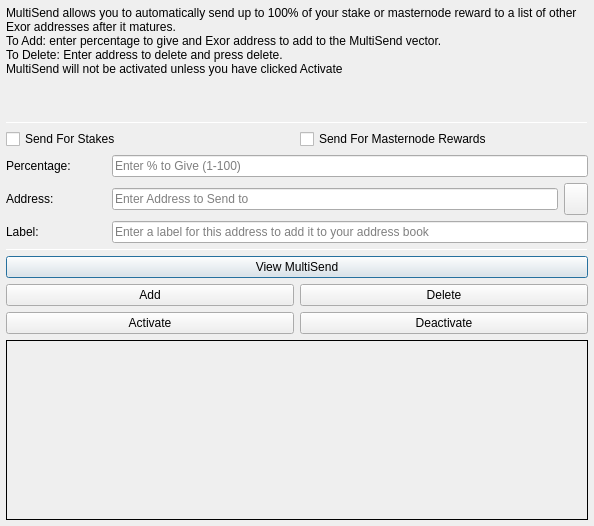
<?xml version="1.0" encoding="UTF-8"?>
<ui version="4.0">
 <class>MultiSendDialog</class>
 <widget class="QDialog" name="MultiSendDialog">
  <property name="windowModality">
   <enum>Qt::NonModal</enum>
  </property>
  <property name="geometry">
   <rect>
    <x>0</x>
    <y>0</y>
    <width>594</width>
    <height>526</height>
   </rect>
  </property>
  <property name="windowTitle">
   <string>MultiSend</string>
  </property>
  <layout class="QVBoxLayout" name="verticalLayout" stretch="0">
   <property name="leftMargin">
    <number>6</number>
   </property>
   <property name="topMargin">
    <number>6</number>
   </property>
   <property name="rightMargin">
    <number>6</number>
   </property>
   <property name="bottomMargin">
    <number>6</number>
   </property>
   <item>
    <layout class="QVBoxLayout" name="verticalLayout_Main" stretch="1,1,1,0,1,1,1">
     <item>
      <widget class="QLabel" name="label_2">
       <property name="lineWidth">
        <number>1</number>
       </property>
       <property name="text">
        <string>MultiSend allows you to automatically send up to 100% of your stake or masternode reward to a list of other Exor addresses after it matures.
To Add: enter percentage to give and Exor address to add to the MultiSend vector.
To Delete: Enter address to delete and press delete.
MultiSend will not be activated unless you have clicked Activate</string>
       </property>
       <property name="alignment">
        <set>Qt::AlignLeading|Qt::AlignLeft|Qt::AlignTop</set>
       </property>
       <property name="wordWrap">
        <bool>true</bool>
       </property>
      </widget>
     </item>
     <item>
      <widget class="Line" name="line">
       <property name="minimumSize">
        <size>
         <width>0</width>
         <height>1</height>
        </size>
       </property>
       <property name="maximumSize">
        <size>
         <width>16777215</width>
         <height>1</height>
        </size>
       </property>
       <property name="orientation">
        <enum>Qt::Horizontal</enum>
       </property>
      </widget>
     </item>
     <item>
      <layout class="QVBoxLayout" name="verticalLayout_Settings">
       <item>
        <layout class="QHBoxLayout" name="horizontalLayout">
         <item>
          <widget class="QCheckBox" name="multiSendStakeCheckBox">
           <property name="text">
            <string>Send For Stakes</string>
           </property>
          </widget>
         </item>
         <item>
          <widget class="QCheckBox" name="multiSendMasternodeCheckBox">
           <property name="text">
            <string>Send For Masternode Rewards</string>
           </property>
          </widget>
         </item>
        </layout>
       </item>
       <item>
        <layout class="QHBoxLayout" name="horizontalLayout_6">
         <item>
          <widget class="QLabel" name="label">
           <property name="minimumSize">
            <size>
             <width>100</width>
             <height>0</height>
            </size>
           </property>
           <property name="toolTip">
            <string>Percentage of stake to send</string>
           </property>
           <property name="text">
            <string>Percentage:</string>
           </property>
          </widget>
         </item>
         <item>
          <widget class="QLineEdit" name="multiSendPercentEdit">
           <property name="toolTip">
            <string>Enter whole numbers 1 - 100</string>
           </property>
           <property name="placeholderText">
            <string>Enter % to Give (1-100)</string>
           </property>
          </widget>
         </item>
        </layout>
       </item>
       <item>
        <layout class="QHBoxLayout" name="horizontalLayout_7">
         <item>
          <widget class="QLabel" name="label_5">
           <property name="minimumSize">
            <size>
             <width>100</width>
             <height>0</height>
            </size>
           </property>
           <property name="toolTip">
            <string>Address to send portion of stake to</string>
           </property>
           <property name="text">
            <string>Address:</string>
           </property>
          </widget>
         </item>
         <item>
          <widget class="QLineEdit" name="multiSendAddressEdit">
           <property name="toolTip">
            <string/>
           </property>
           <property name="placeholderText">
            <string>Enter Address to Send to</string>
           </property>
          </widget>
         </item>
         <item>
          <widget class="QToolButton" name="addressBookButton">
           <property name="maximumSize">
            <size>
             <width>16777215</width>
             <height>32</height>
            </size>
           </property>
           <property name="toolTip">
            <string>Choose an address from the address book</string>
           </property>
           <property name="text">
            <string/>
           </property>
           <property name="icon">
            <iconset resource="../exor.qrc">
             <normaloff>:/icons/address-book</normaloff>:/icons/address-book</iconset>
           </property>
           <property name="shortcut">
            <string>Alt+A</string>
           </property>
          </widget>
         </item>
        </layout>
       </item>
      </layout>
     </item>
     <item>
      <layout class="QHBoxLayout" name="horizontalLayout_3">
       <item>
        <widget class="QLabel" name="label_3">
         <property name="minimumSize">
          <size>
           <width>100</width>
           <height>0</height>
          </size>
         </property>
         <property name="text">
          <string>Label:</string>
         </property>
        </widget>
       </item>
       <item>
        <widget class="QLineEdit" name="labelAddressLabelEdit">
         <property name="placeholderText">
          <string>Enter a label for this address to add it to your address book</string>
         </property>
        </widget>
       </item>
      </layout>
     </item>
     <item>
      <widget class="Line" name="line_2">
       <property name="minimumSize">
        <size>
         <width>0</width>
         <height>1</height>
        </size>
       </property>
       <property name="maximumSize">
        <size>
         <width>16777215</width>
         <height>1</height>
        </size>
       </property>
       <property name="orientation">
        <enum>Qt::Horizontal</enum>
       </property>
      </widget>
     </item>
     <item>
      <layout class="QVBoxLayout" name="verticalLayout_Buttons">
       <item>
        <layout class="QHBoxLayout" name="horizontalLayout_4">
         <item>
          <widget class="QPushButton" name="viewButton">
           <property name="toolTip">
            <string/>
           </property>
           <property name="statusTip">
            <string>View MultiSend Vector</string>
           </property>
           <property name="text">
            <string>View MultiSend</string>
           </property>
          </widget>
         </item>
        </layout>
       </item>
       <item>
        <layout class="QHBoxLayout" name="horizontalLayout_2">
         <item>
          <widget class="QPushButton" name="addButton">
           <property name="toolTip">
            <string/>
           </property>
           <property name="statusTip">
            <string>Add to MultiSend Vector</string>
           </property>
           <property name="text">
            <string>Add</string>
           </property>
          </widget>
         </item>
         <item>
          <widget class="QPushButton" name="deleteButton">
           <property name="toolTip">
            <string/>
           </property>
           <property name="statusTip">
            <string>Delete Address From MultiSend Vector</string>
           </property>
           <property name="text">
            <string>Delete</string>
           </property>
          </widget>
         </item>
        </layout>
       </item>
       <item>
        <layout class="QHBoxLayout" name="horizontalLayout_5">
         <item>
          <widget class="QPushButton" name="activateButton">
           <property name="statusTip">
            <string>Activate MultiSend</string>
           </property>
           <property name="text">
            <string>Activate</string>
           </property>
          </widget>
         </item>
         <item>
          <widget class="QPushButton" name="disableButton">
           <property name="statusTip">
            <string>Deactivate MultiSend</string>
           </property>
           <property name="text">
            <string>Deactivate</string>
           </property>
          </widget>
         </item>
        </layout>
       </item>
      </layout>
     </item>
     <item>
      <widget class="QLabel" name="message">
       <property name="minimumSize">
        <size>
         <width>0</width>
         <height>180</height>
        </size>
       </property>
       <property name="frameShape">
        <enum>QFrame::Panel</enum>
       </property>
       <property name="frameShadow">
        <enum>QFrame::Plain</enum>
       </property>
       <property name="lineWidth">
        <number>1</number>
       </property>
       <property name="midLineWidth">
        <number>1</number>
       </property>
       <property name="text">
        <string/>
       </property>
       <property name="alignment">
        <set>Qt::AlignLeading|Qt::AlignLeft|Qt::AlignTop</set>
       </property>
       <property name="wordWrap">
        <bool>true</bool>
       </property>
      </widget>
     </item>
    </layout>
   </item>
  </layout>
 </widget>
 <resources>
  <include location="../exor.qrc"/>
 </resources>
 <connections/>
</ui>
